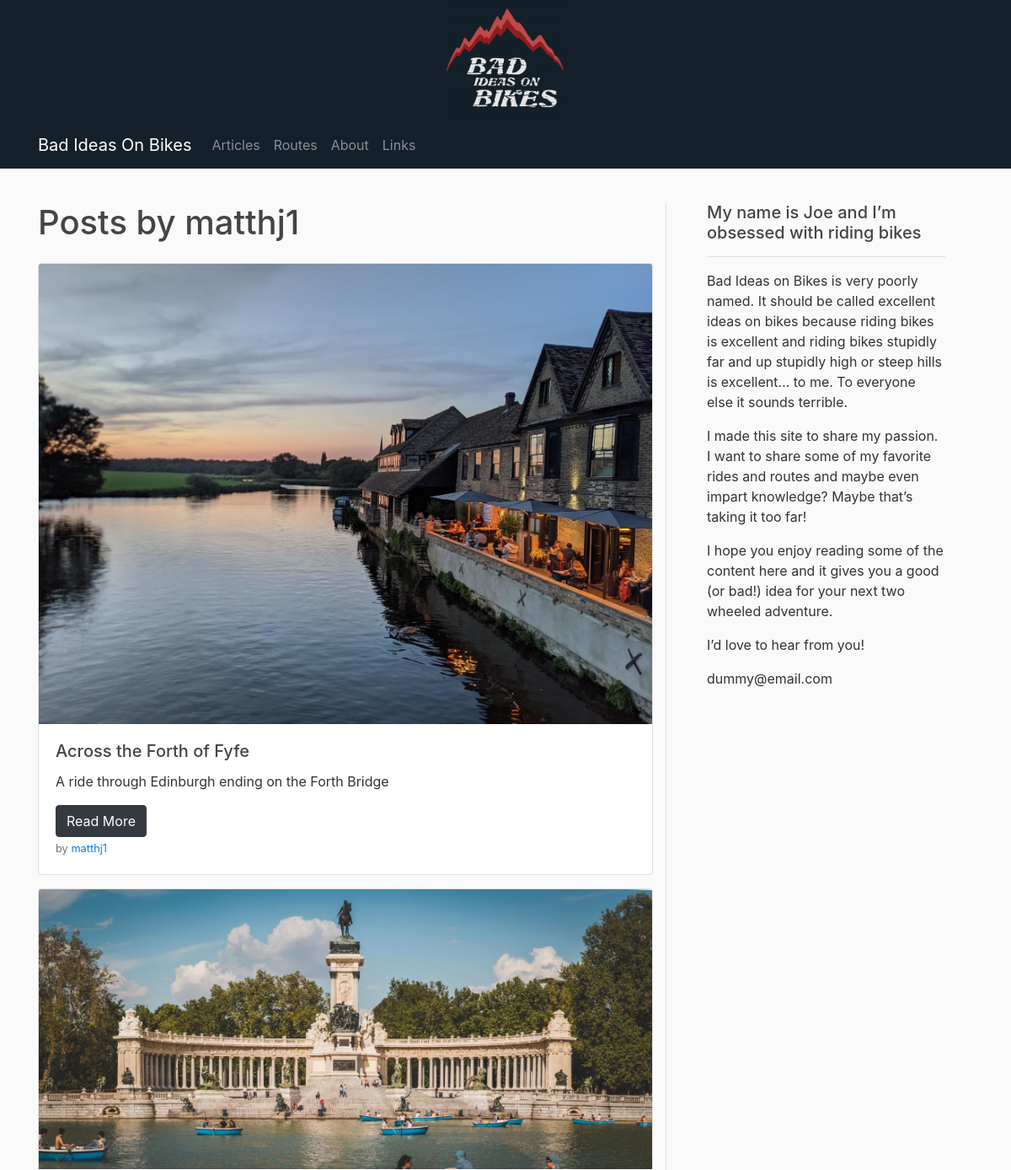
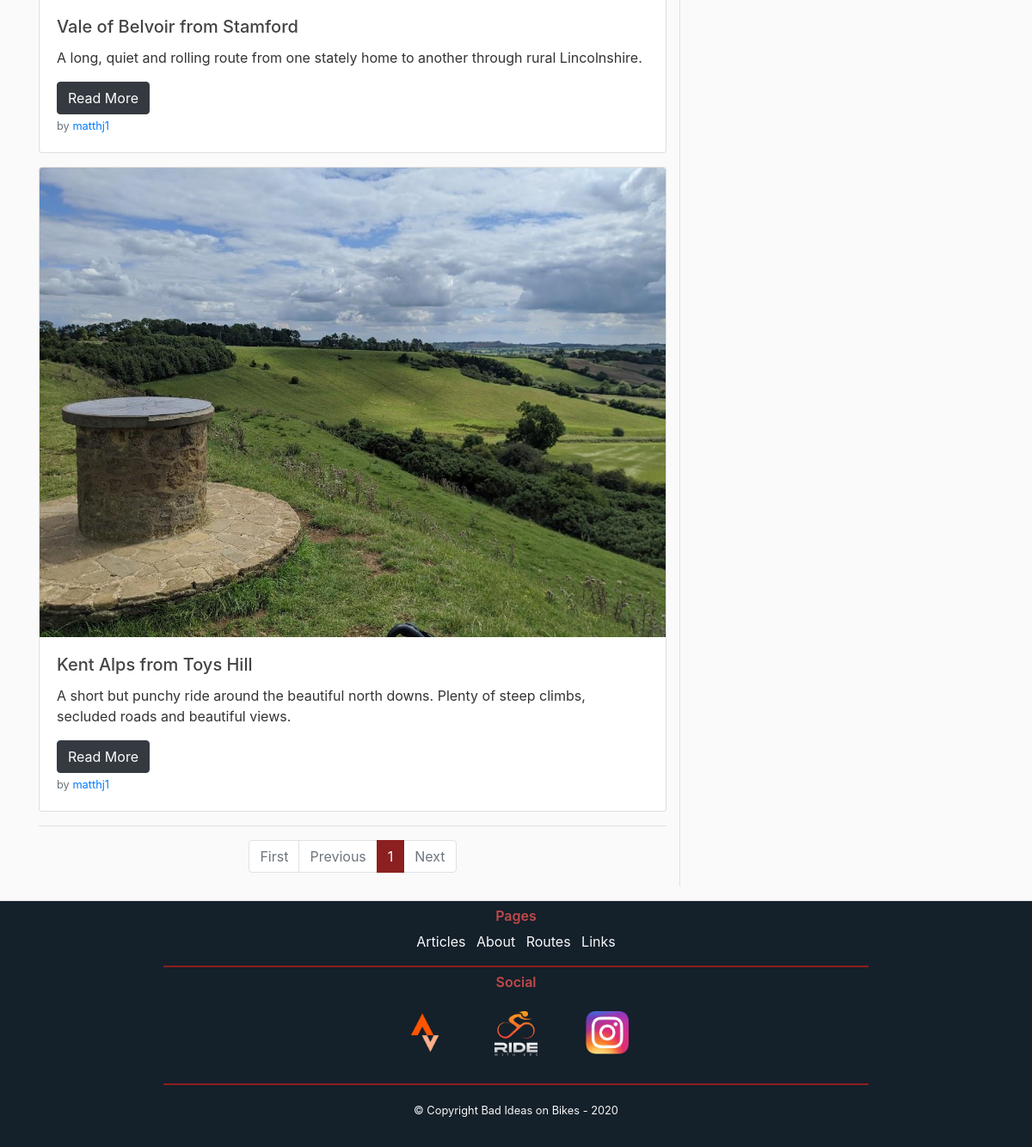
Page /user/matthj1 on the committed database (2 pictures, top to bottom).
### flaskbiob/models.py (models this page shows, shortened)
class Users(db.Model, UserMixin):
    id = db.Column(db.Integer, primary_key=True)
    username = db.Column(db.String(20), unique=True, nullable=False)
    email = db.Column(db.String(100), unique=True, nullable=False)
    image_file = db.Column(db.String(20), nullable=False, default="default.png")
    password = db.Column(db.String(60), nullable=False)
    posts = db.relationship("Posts", backref="author", lazy=True)
    routes = db.relationship("Routes", backref="author", lazy=True)
    reviews = db.relationship("Reviews", backref="author", lazy=True)

class Posts(db.Model):
    id = db.Column(db.Integer, primary_key=True)
    post_type = db.Column(db.String(7), nullable=False)
    title = db.Column(db.String(100), nullable=False)
    date = db.Column(db.DateTime, nullable=False, default=datetime.utcnow)
    leader = db.Column(db.Text, nullable=False)
    content = db.Column(db.Text, nullable=False)
    post_image = db.Column(db.String(100), nullable=False, default="default_post.jpg")
    user = db.Column(db.Integer, db.ForeignKey("users.id"), nullable=False)
    routes = db.relationship("Routes", backref="post_route", lazy=True)
    reviews = db.relationship("Reviews", backref="post_review", lazy=True)

### flaskbiob/users/routes.py (the view)
@users.route("/user/<string:username>")
def userpostPage(username):
    page = request.args.get("page", 1, type=int)
    user = Users.query.filter_by(username=username).first_or_404()
    posts = Posts.query.filter_by(author=user)\
        .order_by(Posts.date.desc())\
        .paginate(page=page, per_page=5)
    return render_template("User_Posts.html", posts=posts, user=user)

### flaskbiob/templates/User_Posts.html
{% extends "BASE.html" %}
    {% block content %}
    <div class="row py-3">
        <div class="col" id="main">
            <h1 class="mb-4">Posts by {{ user.username }}</h1>
            {% for post in posts.items %}
            <div class="card mb-3">
              <img src="{{ url_for('static', filename='post_pics/' + post.post_image) }}" class="card-img-top" alt="...">
              <div class="card-body">
                <h5 class="card-title">{{ post.title }}</h5>
                <p class="card-text">{{ post.leader }}</p>
                  <a href="{{ url_for('posts.postPage', post_id = post.id) }}" class="btn btn-dark">Read More</a>
                  <p class="card-text"><small class="text-muted">by <a href="{{ url_for('users.userpostPage', username=post.author.username) }}">{{ post.author.username }}</a></small></p>
              </div>
            </div>
            {% endfor %}
            <hr>
            <div class="d-flex justify-content-center">
                <nav aria-label="Page navigation example">
                    <ul class="pagination">
                        <li class="page-item {% if not posts.has_prev %}disabled{% endif %}"><a class="page-link" href="{{ url_for('users.userpostPage', username=user.username, page=1) }}">First</a></li>
                        <li class="page-item {% if not posts.has_prev %}disabled{% endif %}"><a class="page-link" href="{{ url_for('users.userpostPage', username=user.username, page=posts.prev_num) }}">Previous</a></li>
                        {% for page_num in posts.iter_pages() %}
                            {% if page_num %}
                                <li class="page-item {% if posts.page == page_num %}active{% endif %}"><a class="page-link" href="{{ url_for('users.userpostPage', username=user.username, page=page_num) }}">{{ page_num }}</a></li>
                            {% endif %}
                        {% endfor %}
                        <li class="page-item {% if not posts.has_next %}disabled{% endif %}"><a class="page-link" href="{{ url_for('users.userpostPage', username=user.username, page=posts.next_num) }}">Next</a></li>
                    </ul>
                </nav>
            </div>
        </div>
        <div class="col-4 order-2 px-5 border-left d-none d-lg-block pb-3" id="sticky-sidebar">
            <div class="sticky-top">
                <h5>My name is Joe and I’m obsessed with riding bikes</h5>
                <hr>
                <p>Bad Ideas on Bikes is very poorly named. It should be called excellent ideas on bikes because riding bikes is excellent and riding bikes stupidly far and up stupidly high or steep hills is excellent… to me. To everyone else it sounds terrible.</p>
                <p>I made this site to share my passion. I want to share some of my favorite rides and routes and maybe even impart knowledge? Maybe that’s taking it too far!</p>
                <p>I hope you enjoy reading some of the content here and it gives you a good (or bad!) idea for your next two wheeled adventure.</p>
                <p>I’d love to hear from you!</p>
                <p>dummy@email.com</p>
            </div>
        </div>
    </div>
    {% endblock content %}

### flaskbiob/static/main.css (style rules this page uses)
body { background: #fafafa; color: #333333; }
h1, h2, h3, h4, h5, h6 { color: #444444; }
.pagination > li > a { background-color: white; color: #444444; }
.pagination > .active > a { color: white; background-color: #8c1f1f !Important; border: solid 1px #8c1f1f !Important; }

### rows in the picture
Users: username "matthj1"
Posts: post_image (picture), title "Across the Forth of Fyfe", leader "A ride through Edinburgh ending on the Forth Bridge", author.username "matthj1"
Posts: post_image (picture), title "Vale of Belvoir from Stamford", leader "A long, quiet and rolling route from one stately home to another through rural Lincolnshire.", author.username "matthj1"
Posts: post_image (picture), title "Kent Alps from Toys Hill", leader "A short but punchy ride around the beautiful north downs. Plenty of steep climbs, secluded roads and beautiful views.", author.username "matthj1"

### other values in the picture
{{ page_num }} "1"
